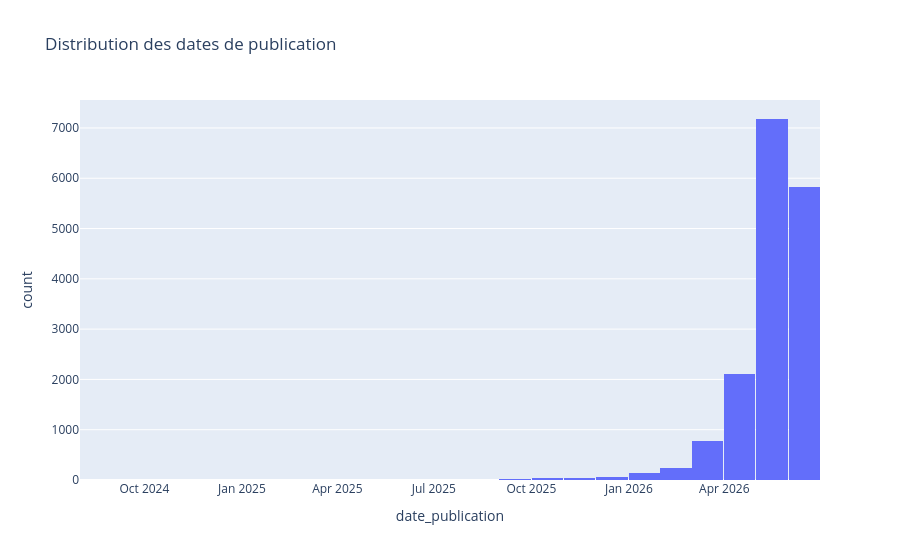
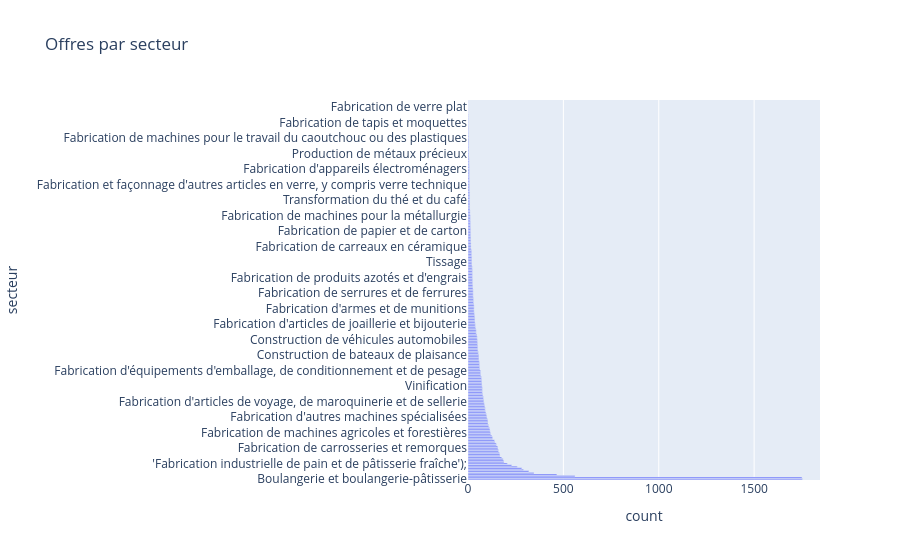

These figures' notebook cell, in order:
### Code cell
# Section 4: Visualiser les distributions
# Histogrammes et distribution des offres par date et par secteur.

import plotly.express as px

# Convertir au besoin en datetime
for col in ['date_publication', 'date_creation', 'date_modification']:
    if col in offres_df.columns:
        offres_df[col] = pd.to_datetime(offres_df[col], errors='coerce')

fig = px.histogram(offres_df, x='date_publication', nbins=30, title='Distribution des dates de publication')
fig.show()

df_counts = offres_df['secteur'].value_counts().reset_index()
df_counts.columns = ['secteur', 'count']

fig = px.bar(
    df_counts,
    x='count',
    y='secteur',
    orientation='h',
    title='Offres par secteur'
)
fig.show()

### Figure 1 — Plotly figure (JSON) as saved in the notebook; plotly's stock layout.template omitted (floating-point values rounded to 4 significant figures; data arrays with more than 128 entries replaced by an {"elided": "..."} marker saying what was removed)
{"data": [{"bingroup": "x", "hovertemplate": "date_publication=%{x}<br>count=%{y}<extra></extra>", "legendgroup": "", "marker": {"color": "#636efa", "pattern": {"shape": ""}}, "name": "", "nbinsx": 30, "orientation": "v", "showlegend": false, "type": "histogram", "x": {"elided": "16472 str values"}, "xaxis": "x", "yaxis": "y"}], "layout": {"barmode": "relative", "legend": {"tracegroupgap": 0}, "title": {"text": "Distribution des dates de publication"}, "xaxis": {"anchor": "y", "domain": [0, 1], "title": {"text": "date_publication"}}, "yaxis": {"anchor": "x", "domain": [0, 1], "title": {"text": "count"}}}}

### Figure 2 — Plotly figure (JSON) as saved in the notebook; plotly's stock layout.template omitted (floating-point values rounded to 4 significant figures; data arrays with more than 128 entries replaced by an {"elided": "..."} marker saying what was removed)
{"data": [{"hovertemplate": "count=%{x}<br>secteur=%{y}<extra></extra>", "legendgroup": "", "marker": {"color": "#636efa", "pattern": {"shape": ""}}, "name": "", "orientation": "h", "showlegend": false, "textposition": "auto", "type": "bar", "x": {"elided": "245 int values"}, "xaxis": "x", "y": {"elided": "245 str values"}, "yaxis": "y"}], "layout": {"barmode": "relative", "legend": {"tracegroupgap": 0}, "title": {"text": "Offres par secteur"}, "xaxis": {"anchor": "y", "domain": [0, 1], "title": {"text": "count"}}, "yaxis": {"anchor": "x", "domain": [0, 1], "title": {"text": "secteur"}}}}
